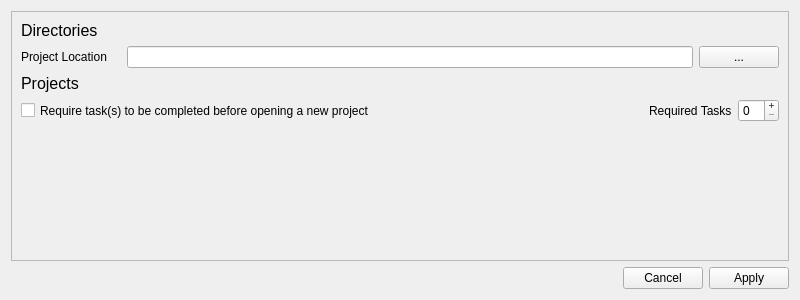
<?xml version="1.0" encoding="UTF-8"?>
<ui version="4.0">
 <class>SettingsWindow</class>
 <widget class="QWidget" name="SettingsWindow">
  <property name="geometry">
   <rect>
    <x>0</x>
    <y>0</y>
    <width>800</width>
    <height>300</height>
   </rect>
  </property>
  <property name="sizePolicy">
   <sizepolicy hsizetype="MinimumExpanding" vsizetype="Preferred">
    <horstretch>0</horstretch>
    <verstretch>0</verstretch>
   </sizepolicy>
  </property>
  <property name="minimumSize">
   <size>
    <width>800</width>
    <height>0</height>
   </size>
  </property>
  <property name="windowTitle">
   <string>Settings</string>
  </property>
  <layout class="QVBoxLayout" name="verticalLayout">
   <property name="sizeConstraint">
    <enum>QLayout::SetMinAndMaxSize</enum>
   </property>
   <item>
    <widget class="QScrollArea" name="scrollArea">
     <property name="horizontalScrollBarPolicy">
      <enum>Qt::ScrollBarAlwaysOff</enum>
     </property>
     <property name="widgetResizable">
      <bool>true</bool>
     </property>
     <widget class="QWidget" name="scrollAreaWidgetContents">
      <property name="geometry">
       <rect>
        <x>0</x>
        <y>0</y>
        <width>780</width>
        <height>248</height>
       </rect>
      </property>
      <property name="sizePolicy">
       <sizepolicy hsizetype="Preferred" vsizetype="MinimumExpanding">
        <horstretch>0</horstretch>
        <verstretch>0</verstretch>
       </sizepolicy>
      </property>
      <layout class="QVBoxLayout" name="verticalLayout_2">
       <property name="sizeConstraint">
        <enum>QLayout::SetMinAndMaxSize</enum>
       </property>
       <item>
        <widget class="QLabel" name="label_2">
         <property name="sizePolicy">
          <sizepolicy hsizetype="Preferred" vsizetype="Minimum">
           <horstretch>0</horstretch>
           <verstretch>0</verstretch>
          </sizepolicy>
         </property>
         <property name="font">
          <font>
           <pointsize>12</pointsize>
           <bold>false</bold>
          </font>
         </property>
         <property name="text">
          <string>Directories</string>
         </property>
        </widget>
       </item>
       <item>
        <layout class="QHBoxLayout" name="projectLocationLayout">
         <property name="sizeConstraint">
          <enum>QLayout::SetMinAndMaxSize</enum>
         </property>
         <item>
          <widget class="QLabel" name="projectLocationLabel">
           <property name="sizePolicy">
            <sizepolicy hsizetype="Fixed" vsizetype="Preferred">
             <horstretch>0</horstretch>
             <verstretch>0</verstretch>
            </sizepolicy>
           </property>
           <property name="minimumSize">
            <size>
             <width>100</width>
             <height>0</height>
            </size>
           </property>
           <property name="text">
            <string>Project Location</string>
           </property>
          </widget>
         </item>
         <item>
          <widget class="QLineEdit" name="projectLocationInput">
           <property name="sizePolicy">
            <sizepolicy hsizetype="Expanding" vsizetype="Fixed">
             <horstretch>0</horstretch>
             <verstretch>0</verstretch>
            </sizepolicy>
           </property>
           <property name="readOnly">
            <bool>true</bool>
           </property>
          </widget>
         </item>
         <item>
          <widget class="QPushButton" name="projectLocationButton">
           <property name="sizePolicy">
            <sizepolicy hsizetype="Preferred" vsizetype="Fixed">
             <horstretch>0</horstretch>
             <verstretch>0</verstretch>
            </sizepolicy>
           </property>
           <property name="text">
            <string>...</string>
           </property>
          </widget>
         </item>
        </layout>
       </item>
       <item>
        <widget class="QLabel" name="label_3">
         <property name="font">
          <font>
           <pointsize>12</pointsize>
          </font>
         </property>
         <property name="text">
          <string>Projects</string>
         </property>
        </widget>
       </item>
       <item>
        <layout class="QHBoxLayout" name="taskRequirementLayout">
         <item>
          <widget class="QCheckBox" name="requiredTasksCheckBox">
           <property name="sizePolicy">
            <sizepolicy hsizetype="Preferred" vsizetype="Preferred">
             <horstretch>0</horstretch>
             <verstretch>0</verstretch>
            </sizepolicy>
           </property>
           <property name="minimumSize">
            <size>
             <width>0</width>
             <height>0</height>
            </size>
           </property>
           <property name="text">
            <string>Require task(s) to be completed before opening a new project</string>
           </property>
           <property name="tristate">
            <bool>false</bool>
           </property>
          </widget>
         </item>
         <item>
          <spacer name="horizontalSpacer">
           <property name="orientation">
            <enum>Qt::Horizontal</enum>
           </property>
           <property name="sizeHint" stdset="0">
            <size>
             <width>20</width>
             <height>20</height>
            </size>
           </property>
          </spacer>
         </item>
         <item>
          <widget class="QLabel" name="requiredTasksLabel">
           <property name="text">
            <string>Required Tasks</string>
           </property>
          </widget>
         </item>
         <item>
          <widget class="QSpinBox" name="requiredTasksSpinBox">
           <property name="buttonSymbols">
            <enum>QAbstractSpinBox::PlusMinus</enum>
           </property>
           <property name="suffix">
            <string/>
           </property>
          </widget>
         </item>
        </layout>
       </item>
       <item>
        <spacer name="verticalSpacer">
         <property name="orientation">
          <enum>Qt::Vertical</enum>
         </property>
         <property name="sizeHint" stdset="0">
          <size>
           <width>20</width>
           <height>40</height>
          </size>
         </property>
        </spacer>
       </item>
      </layout>
     </widget>
    </widget>
   </item>
   <item>
    <layout class="QHBoxLayout" name="settingsButtonsLayout">
     <item>
      <spacer name="horizontalSpacer_2">
       <property name="orientation">
        <enum>Qt::Horizontal</enum>
       </property>
       <property name="sizeHint" stdset="0">
        <size>
         <width>40</width>
         <height>20</height>
        </size>
       </property>
      </spacer>
     </item>
     <item>
      <widget class="QPushButton" name="cancelSettingsButton">
       <property name="text">
        <string>Cancel</string>
       </property>
      </widget>
     </item>
     <item>
      <widget class="QPushButton" name="applySettingsButton">
       <property name="text">
        <string>Apply</string>
       </property>
      </widget>
     </item>
    </layout>
   </item>
  </layout>
 </widget>
 <resources/>
 <connections/>
</ui>
